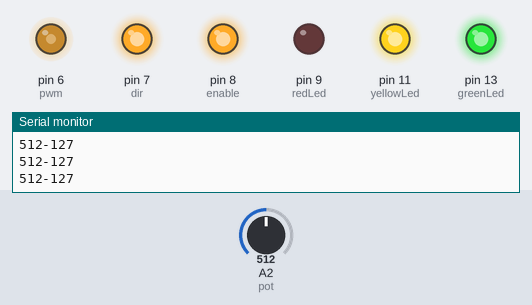
A sketch run on a simulated Arduino Uno, built with avr-gcc and run on an emulated ATmega328P. Shown: output pins drawn as LEDs (lit = HIGH), the last lines printed to the serial monitor. Inputs (shaded band) come from the test bench; at power-on: A2 (pot) = 512.

Above: at 4.1 s.
4.2 s: A2 (pot) set to 331
At 5.1 s:
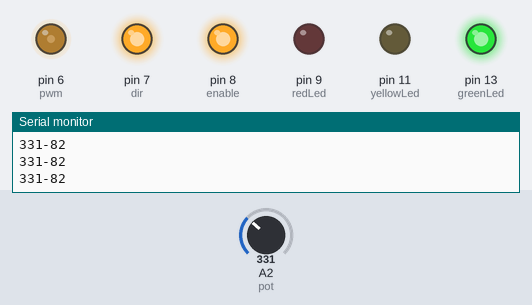
5.7 s: A2 (pot) set to 122
At 6.0 s:
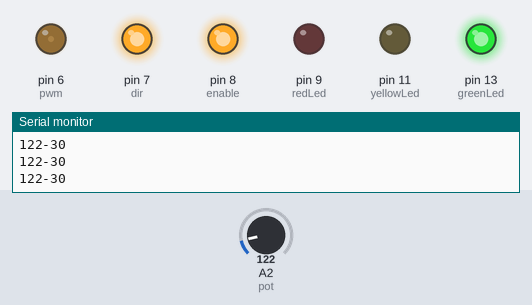
7.2 s: A2 (pot) set to 10
At 8.1 s:
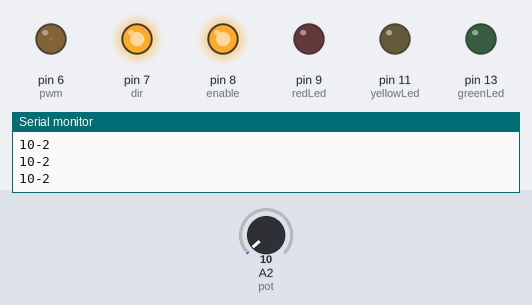
8.7 s: A2 (pot) set to 0
At 9.9 s:
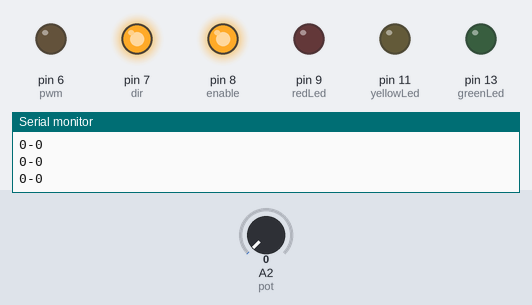
10.2 s: A2 (pot) set to 692
At 10.6 s:
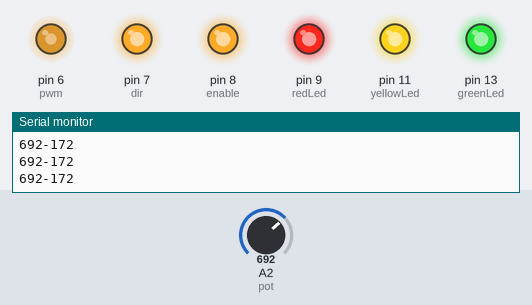
11.7 s: A2 (pot) set to 511
At 12.8 s:
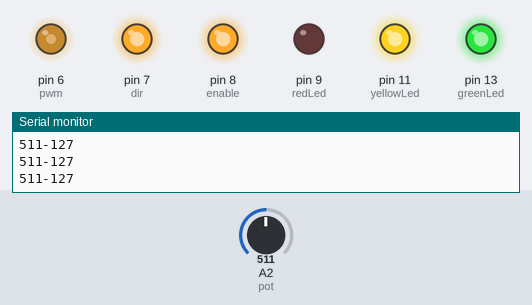
Timing chart, 0 to 14.2 s (numbered marks = the images above; inputs shaded):
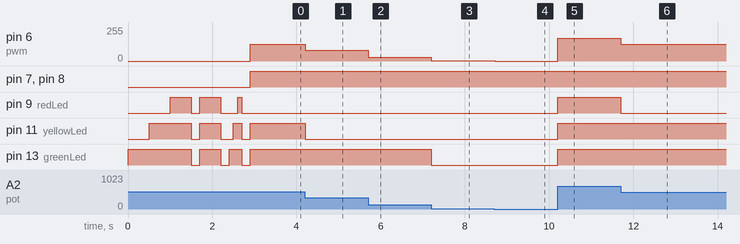

Measured:
- after the input at 4.2 s, pin 6 (pwm): 127/255 → 82/255 at once; pin 11 (yellowLed): HIGH → LOW at once
- after the input at 5.7 s, pin 6 (pwm): 82/255 → 30/255 at once
- after the input at 7.2 s, pin 6 (pwm): 30/255 → 2/255 at once; pin 13 (greenLed): HIGH → LOW at once
- after the input at 8.7 s, pin 6 (pwm): 2/255 → 0/255 at once
- after the input at 10.2 s, pin 6 (pwm): 0/255 → 172/255 at once; pin 9 (redLed), pin 11 (yellowLed), pin 13 (greenLed): LOW → HIGH at once
- after the input at 11.7 s, pin 6 (pwm): 172/255 → 127/255 at once; pin 9 (redLed): HIGH → LOW at once

The sketch:

driverTestBench.ino
```cpp
byte greenLed=13;
byte yellowLed= 11;
byte redLed=9;
byte dir=7;
byte pwm=6;
byte enable=8;
byte pot=A2;


void setup() {

 // initialize pins.
  pinMode(greenLed, OUTPUT);
  pinMode(redLed, OUTPUT);
  pinMode(yellowLed, OUTPUT);
  pinMode(dir, OUTPUT);
  pinMode(enable, OUTPUT);
  pinMode(pwm, OUTPUT);
  pinMode(pot, INPUT);

  //light advise of power on

  digitalWrite(greenLed, HIGH);
  delay(500);
  digitalWrite(yellowLed, HIGH);
  delay(500);
  digitalWrite(redLed, HIGH);
  delay(500);

  digitalWrite(greenLed, LOW);
  digitalWrite(yellowLed, LOW);
  digitalWrite(redLed, LOW);
  delay(200);

  digitalWrite(greenLed, HIGH);
  digitalWrite(yellowLed, HIGH);
  digitalWrite(redLed, HIGH);
  delay(500);

  digitalWrite(greenLed, LOW);
  digitalWrite(yellowLed, LOW);
  digitalWrite(redLed, LOW);
  delay(200);

  digitalWrite(greenLed, HIGH);
  delay(100);
  digitalWrite(yellowLed, HIGH);
  delay(100);
  digitalWrite(redLed, HIGH);
  delay(100);
  digitalWrite(greenLed, LOW);
  digitalWrite(yellowLed, LOW);
  digitalWrite(redLed, LOW);
  delay(200);
  Serial.begin(9600);
}

void loop() {
  // put your main code here, to run repeatedly:
  digitalWrite(enable, HIGH);
  digitalWrite(dir, HIGH);
  int potValue= analogRead(pot);
  int pwmValue= map(potValue, 0, 1023, 0, 255);
  if(potValue < 20){
    digitalWrite(greenLed, LOW);
    digitalWrite(yellowLed, LOW);
    digitalWrite(redLed, LOW);
    analogWrite(pwm, pwmValue);

  }
   else if(potValue >= 20 && potValue <=341 ){
    digitalWrite(greenLed, HIGH);
    digitalWrite(yellowLed, LOW);
    digitalWrite(redLed, LOW);
    analogWrite(pwm, pwmValue);

  }
  else if(potValue > 341 && potValue <=682 ){
    digitalWrite(greenLed, HIGH);
    digitalWrite(yellowLed, HIGH);
    digitalWrite(redLed, LOW);
    analogWrite(pwm, pwmValue);

  }
  else if(potValue > 682 ){
    digitalWrite(greenLed, HIGH);
    digitalWrite(yellowLed, HIGH);
    digitalWrite(redLed, HIGH);
    analogWrite(pwm, pwmValue);

  }
    delay(30);
  Serial.print(potValue);
  Serial.print("-");
  Serial.println(pwmValue);

}
```
